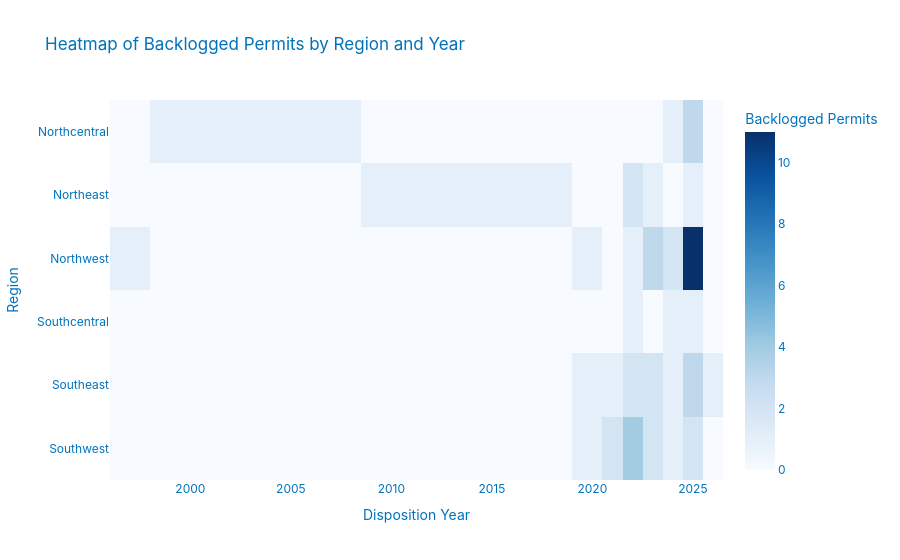

The cell this chart's notebook holds for it:
### Code cell
# Heatmap - Backlogged Permits by Region and Year

import plotly.express as px

heatmap_data = regional_backlog.T

fig_heatmap = px.imshow(
    heatmap_data,
    labels=dict(
        x="Disposition Year",
        y="Region",
        color="Backlogged Permits"
    ),
    title="Heatmap of Backlogged Permits by Region and Year",
    aspect="auto",
    color_continuous_scale="Blues"
)

fig_heatmap.update_layout(
    font=dict(
        family="Inter, Arial, sans-serif",
        size=12,
        color="#0072bc"
    )
)

fig_heatmap.show()

### Figure 1 — Plotly figure (JSON) as saved in the notebook; plotly's stock layout.template omitted (floating-point values rounded to 4 significant figures)
{"data": [{"coloraxis": "coloraxis", "hovertemplate": "Disposition Year: %{x}<br>Region: %{y}<br>Backlogged Permits: %{z}<extra></extra>", "name": "0", "type": "heatmap", "x": [1997, 1999, 2018, 2020, 2021, 2022, 2023, 2024, 2025, 2026], "xaxis": "x", "y": ["Northcentral", "Northeast", "Northwest", "Southcentral", "Southeast", "Southwest"], "yaxis": "y", "z": [[0, 1, 0, 0, 0, 0, 0, 1, 3, 0], [0, 0, 1, 0, 0, 2, 1, 0, 1, 0], [1, 0, 0, 1, 0, 1, 3, 2, 11, 0], [0, 0, 0, 0, 0, 1, 0, 1, 1, 0], [0, 0, 0, 1, 1, 2, 2, 1, 3, 1], [0, 0, 0, 1, 2, 4, 2, 1, 2, 0]]}], "layout": {"coloraxis": {"colorbar": {"title": {"text": "Backlogged Permits"}}, "colorscale": [[0, "rgb(247,251,255)"], [0.125, "rgb(222,235,247)"], [0.25, "rgb(198,219,239)"], [0.375, "rgb(158,202,225)"], [0.5, "rgb(107,174,214)"], [0.625, "rgb(66,146,198)"], [0.75, "rgb(33,113,181)"], [0.875, "rgb(8,81,156)"], [1, "rgb(8,48,107)"]]}, "font": {"color": "#0072bc", "family": "Inter, Arial, sans-serif", "size": 12}, "title": {"text": "Heatmap of Backlogged Permits by Region and Year"}, "xaxis": {"anchor": "y", "domain": [0, 1], "title": {"text": "Disposition Year"}}, "yaxis": {"anchor": "x", "autorange": "reversed", "domain": [0, 1], "title": {"text": "Region"}}}}
